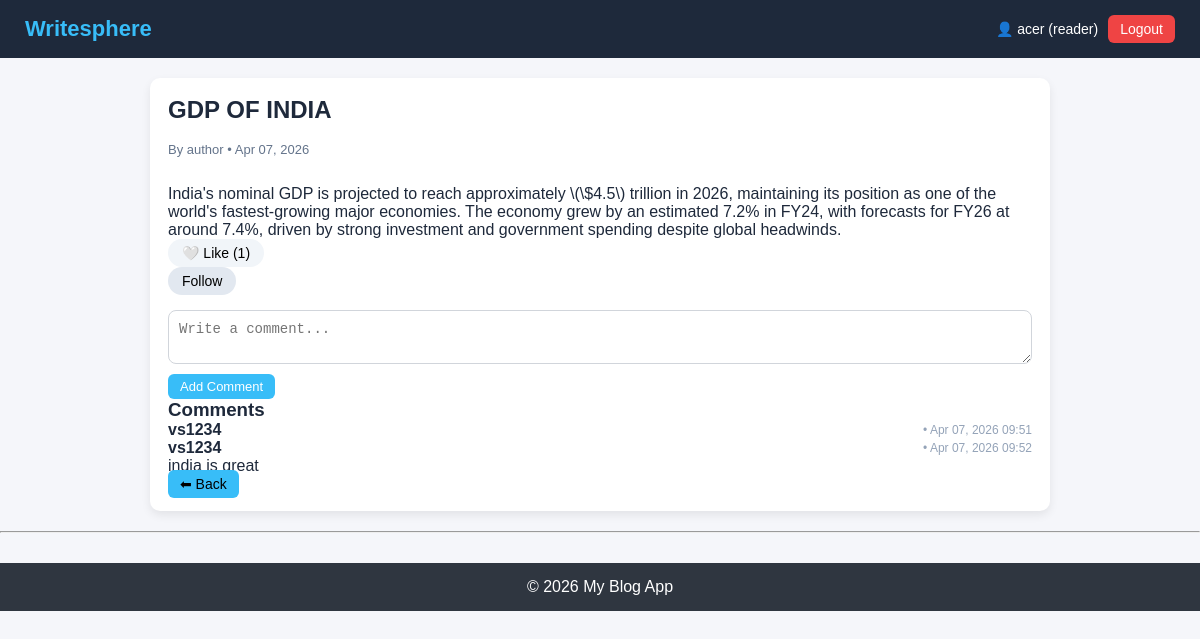
The app's page /post/1/ (signed in) with its own data.
### accounts/models.py (models this page shows, shortened)
class CustomUser(AbstractUser):
    ROLE_CHOICES = (
        ('author','Author'),
        ('reader','Reader'),
    )
    role = models.CharField(max_length=10,choices=ROLE_CHOICES,default='reader')

### blog/models.py (models this page shows, shortened)
class Post(models.Model):
    author = models.ForeignKey(settings.AUTH_USER_MODEL, on_delete=models.CASCADE)
    title = models.CharField(max_length=200)
    content = models.TextField()
    cover_image = models.ImageField(upload_to='posts/', null=True, blank=True)  # ✅
    created_at = models.DateTimeField(auto_now_add=True)
    updated_at = models.DateTimeField(auto_now=True)

### interactions/models.py (models this page shows)
class Comment(models.Model):
    user = models.ForeignKey(User, on_delete=models.CASCADE)
    post = models.ForeignKey(Post, on_delete=models.CASCADE)
    content = models.TextField()
    created_at = models.DateTimeField(auto_now_add=True)

### blog/views.py (the view)
# urls.py: path('post/<int:id>/',detail, name='detail'),
@login_required
def detail(request, id):
    post = get_object_or_404(Post, id=id)
    can_edit = can_edit_post(request.user, post)
    is_following = False
    is_liked = False
    if request.user.is_authenticated:
        is_following = Follow.objects.filter(
            follower=request.user,
            following=post.author
        ).exists()
        is_liked = Like.objects.filter(
            user=request.user,
            post=post
        ).exists()
    comments = Comment.objects.filter(post=post)
    comments = Comment.objects.filter(post=post)
    for comment in comments:
        comment.can_edit = can_edit_comment(request.user, comment)
    return render(request, 'detail.html', {
        'post': post,
        'is_following': is_following,
        'is_liked': is_liked,
        'comments': comments,
        'can_edit':can_edit,
    })

### accounts/permissions.py (called while the page is built)
def can_edit_post(user, post):
    if not user.is_authenticated:
        return False
    if user.role == 'ADMIN':
        return True
    return post.author == user

def can_edit_comment(user, comment):
    if not user.is_authenticated:
        return False
    if user.role == 'ADMIN':
        return True
    return comment.user == user

### blog/templates/detail.html (shortened to what this page needs)
{% extends 'base.html' %}
{% block content %}
<div class="container">
    <div class="card post-detail">
        <h2 class="post-title">{{ post.title }}</h2><br>
        <p class="post-meta">
            By {{ post.author.username }} • {{ post.created_at|date:"M d, Y" }}
        </p><br>
        <p class="post-content">{{ post.content }}</p>
        <div class="post-actions">
            <form action="{% url 'like' post.id %}" method="POST">
                <button class="like-btn {% if is_liked %}liked{% endif %}">
                    {% if is_liked %}
                        ❤️ Liked ({{ post.like_set.count }})
                    {% else %}
                        🤍 Like ({{ post.like_set.count }})
                    {% endif %}
                </button>
            </form>
            <form method="POST" action="{% url 'follow' post.author.id %}">
                <button class="follow-btn {% if is_following %}following{% endif %}">
                    {% if is_following %}Following{% else %}Follow{% endif %}
                </button>
            </form>
        </div>
        <div class="comment-box">
            <form method="POST" action="{% url 'comment' post.id %}">
                <textarea name="content" placeholder="Write a comment..."></textarea>
                <button>Add Comment</button>
            </form>
        </div>
        <div class="comments-section">
            <h3>Comments</h3>
            {% for comment in post.comment_set.all %}
                <div class="comment">
                    <div class="comment-header">
                        <strong>{{ comment.user.username }}</strong>
                        <span class="comment-time">
                            • {{ comment.created_at|date:"M d, Y H:i" }}
                        </span>
                    </div>
                    <p>{{ comment.content }}</p>
                </div>
            {% empty %}
                <p>No comments yet</p>
            {% endfor %}
        </div>
        <a class="btn back-btn" href="{% url 'home' %}">⬅ Back</a>
    </div>
</div>
{% endblock %}

### blog/templates/partials/header.html (shortened to what this page needs)
<nav class="navbar">
    <div class="nav-left">
        <a href="{% url 'home' %}" class="logo">Writesphere</a>
    </div>
    <div class="nav-right">
        {% if user.is_authenticated %}
            <span class="user-info">
                👤 {{ user.username }} ({{ user.role }})
            </span>
            <a href="{% url 'logout' %}" class="btn logout">Logout</a>
        {% else %}
            <a href="{% url 'login' %}" class="btn">Login</a>
            <a href="{% url 'register' %}" class="btn register">Register</a>
        {% endif %}
    </div>
</nav>

### static/css/style.css (style rules this page uses)
* { margin: 0; padding: 0; box-sizing: border-box; }
body { font-family: Arial, sans-serif; background-color: #f5f6fa; color: #1e293b; }
.container { width: 85%; max-width: 900px; margin: 20px auto; }
.card { background: white; padding: 18px; margin-bottom: 18px; border-radius: 10px; box-shadow: 0px 4px 10px rgba(0,0,0,0.08); }
.navbar { display: flex; justify-content: space-between; align-items: center; background: #1e293b; padding: 15px 25px; flex-wrap: wrap; }
.logo { color: #38bdf8; font-size: 22px; font-weight: bold; text-decoration: none; }
.nav-right { display: flex; align-items: center; gap: 10px; }
.user-info { color: #fff; font-size: 14px; }
.btn { background: #38bdf8; color: #000; padding: 6px 12px; border-radius: 6px; text-decoration: none; font-size: 14px; transition: 0.3s; }
.logout { background: #ef4444; color: white; }
.like-btn, .follow-btn { border: none; padding: 6px 14px; border-radius: 20px; cursor: pointer; font-size: 14px; transition: 0.3s; }
.like-btn { background: #f1f5f9; }
.follow-btn { background: #e2e8f0; }
.comment-box { margin-top: 15px; }
.comment-box textarea { width: 100%; min-height: 50px; max-height: 120px; padding: 10px; border-radius: 8px; border: 1px solid #d1d5db; resize: vertical; font-size: 14px; outline: none; transition: 0.2s; }
.comment-box button { margin-top: 6px; padding: 5px 12px; font-size: 13px; border-radius: 6px; background: #38bdf8; color: white; border: none; cursor: pointer; }
.post-meta { font-size: 13px; color: #64748b; margin-bottom: 10px; }
.comment-header { display: flex; justify-content: space-between; align-items: center; }
.comment-time { font-size: 12px; color: #94a3b8; }

### records on screen
CustomUser: username "acer", role "reader"
Post: title "GDP OF INDIA", author.username "author", created_at "Apr 07, 2026", content "India's nominal GDP is projected to reach approximately \\(\\$4.5\\) trillion in 2026, maintaining its position as one of the world's fastest-growing major economies. The economy grew by an estimated 7.2% in FY24, with forecasts for FY26 at around 7.4%, driven by strong investment and government spending despite global headwinds.", like_set.count "1"
Comment: user.username "vs1234", created_at "Apr 07, 2026 09:51"
Comment: user.username "vs1234", created_at "Apr 07, 2026 09:52", content "india is great"
